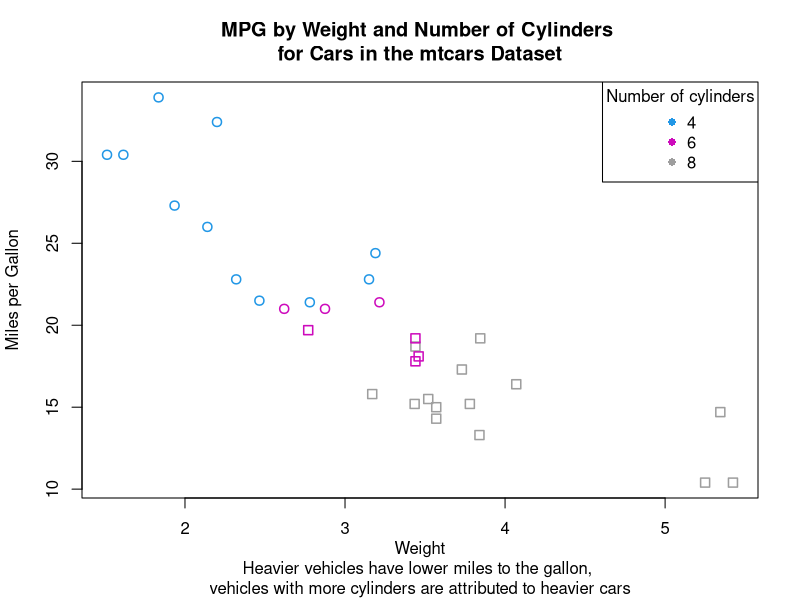

Write the R code that produced this figure.
# Week 1: Introduction to R

# Load the required packages
library(dplyr)
library(tidyr)
library(ggplot2)


#---------- Question 4 ---------------
# Label the first column of mtcars and save as a new tibble
mtcars2 <- tibble::rownames_to_column(mtcars, var='cars')

# Define a column which states if the car does more than 20mpg
mtcars2 <- transform(mtcars2, gt20mpg=ifelse(mpg>20, TRUE, FALSE))

# Create a new dataset giving the average mpg for each cyl and gear
mtcars3 <- mtcars2 |> 
            group_by(cyl, gear) |>
            summarise(avg_mpg = mean(mpg))

# Now include each make of car in the output. Lets create a new dataset. 
# First split the car name into (make, model). Omit model.
mtcars4 <- mtcars2 |> 
            separate(cars, c("make", NA), sep=" ")

# Repeat filter in last question now grouping by make as well
mtcars4 <- mtcars4 |> 
            group_by(make, cyl, gear) |>
            summarise(avg_mpg = mean(mpg)) 


#---------- Question 5 ------------------

# Create plot of mpg against weight
plot(x = mtcars2$wt, 
     y = mtcars2$mpg,
     xlab = "Weight\n", 
     ylab = "Miles per Gallon",
     col = mtcars2$cyl, # label colour
     pch = as.numeric(mtcars2$gt20mpg), # label shape
     cex = 1.2, # label size
     lwd = 1.5, # label border thickness
     main = "MPG by Weight and Number of Cylinders \nfor Cars in the mtcars Dataset",
     sub = "Heavier vehicles have lower miles to the gallon, \nvehicles with more cylinders are attributed to heavier cars")

# Set up the legend
legend(x = "topright",  
       title= "Number of cylinders", 
       legend = c(4,6,8),  # legend labels  
       col = c(4,6,8), # label colour
       pch = 16) # shape: filled in circle

            
